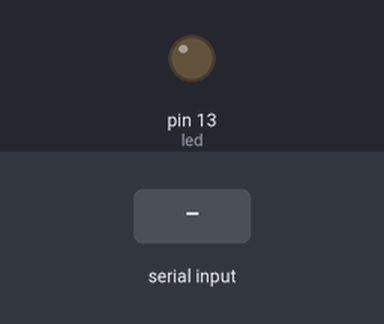
A sketch run on a simulated Arduino Uno, built with avr-gcc and run on an emulated ATmega328P. Shown: output pins drawn as LEDs (lit = HIGH). The test bench sets the inputs (shaded band).

Above: at 1.2 s.
1.3 s: "1" received over Serial
At 1.8 s:
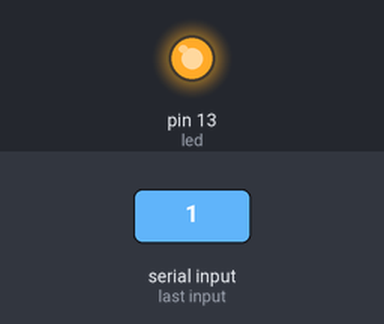
2.8 s: "0" received over Serial
At 4.2 s:
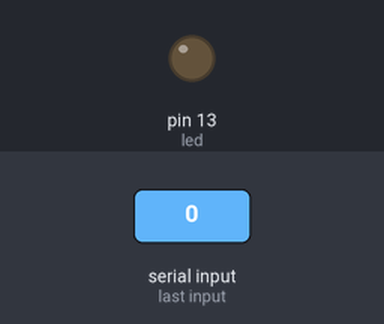
Timing chart, 0 to 5.8 s (numbered marks = the images above; inputs shaded):
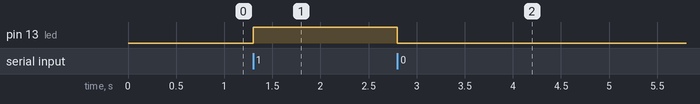

The sketch:

Week_4.ino
```cpp
/*
Write a program that allows the user to control the LED connected to pin 13 of the Arduino.
When the program is started, the LED should be off.
The user should open the serial monitor to communicate with the Arduino.
If the user sends the character '1' through the serial monitor then the LED should turn on. If the user sends the character '0' through the serial monitor then the LED should turn off.
*/

// Pin 13 has an LED connected on most Arduino boards.
int led = 13;
// the setup routine runs once when you press reset
void setup()
{
// initialize the digital pin as an output.
pinMode(led, OUTPUT);
Serial.begin(9600);
}
int state = 0;
void loop()
{
if(Serial.available() > 0)  // Checks whether data is comming from the serial port
{
state = Serial.read();  // Reads the data from the serial port
}
if (state == '0')
{  digitalWrite(led, LOW); // Turn LED OFF
}
 if (state == '1')
{  digitalWrite(led, HIGH); // Turn LED ON
}
}
```

Week_2.c
```cpp
/* Fibonacci Series c language */
#include<stdio.h>
int main()
{
    int n, first = 0, second = 1, next, c;
    n=6;
    printf("First %d terms of Fibonacci series are :-\n",n);
    for ( c = 0 ; c < n ; c++ )
    {
        if ( c <= 1 ) next = c;
        else
        {
            next = first + second;
            first = second;
            second = next;
        }
        printf("%d\n",next);
    }
    return 0;
}
```

Measured:
- after the input at 1.3 s, pin 13 (led): LOW → HIGH at once
- after the input at 2.8 s, pin 13 (led): HIGH → LOW at once
